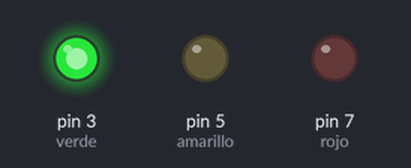
Simulated run of this sketch. Board: Arduino Uno, built with avr-gcc and run on an emulated ATmega328P. On the bench: output pins drawn as LEDs (lit = HIGH).

Above: at 2.5 s.
At 5.1 s:
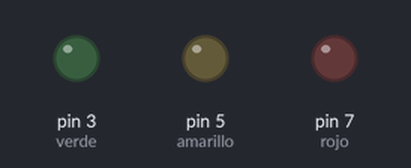
At 7.5 s:
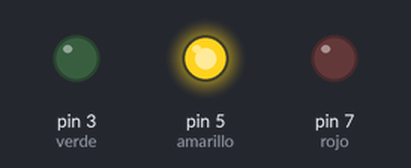
At 12.5 s:
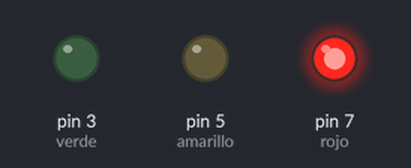
Timing chart, 0 to 20.8 s (numbered marks = the images above):
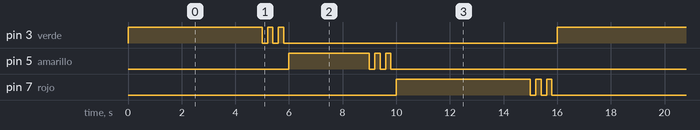

Measured:
- by itself, pin 3 (verde), pin 7 (rojo): repeats every 16.0 s: 2 × (LOW 0.20 s, HIGH 0.20 s), LOW 10.2 s, HIGH 5.0 s
- by itself, pin 5 (amarillo): repeats every 16.0 s: 2 × (LOW 0.20 s, HIGH 0.20 s), LOW 12.2 s, HIGH 3.0 s
- by itself, everything shown: repeats every 16.0 s, in 18 steps

The sketch:

E2_Simulacion_De_Semaforo.ino
```cpp
// arduino posee un led interno de pruebas en el pin digital 13

int verde= 3;
int amarillo=5;
int rojo=7;


void setup() {
  Serial.begin(9600);

  pinMode(verde,OUTPUT);
  pinMode(amarillo,OUTPUT);
  pinMode(rojo,OUTPUT);


}

void loop() {
  // put your main code here, to run repeatedly:
  digitalWrite(verde,HIGH);
  delay(5000);
  digitalWrite(verde,LOW);
  delay(200);
  ////
  digitalWrite(verde,HIGH);
  delay(200);
  digitalWrite(verde,LOW);
  delay(200);
  ////
  digitalWrite(verde,HIGH);
  delay(200);
  digitalWrite(verde,LOW);
  delay(200);
  ////
  digitalWrite(amarillo,HIGH);
  delay(3000);
  digitalWrite(amarillo,LOW);
  delay(200);
  /////
  digitalWrite(amarillo,HIGH);
  delay(200);
  digitalWrite(amarillo,LOW);
  delay(200);
  ///////
  digitalWrite(amarillo,HIGH);
  delay(200);
  digitalWrite(amarillo,LOW);
  delay(200);
  ////////
  digitalWrite(rojo,HIGH);
  delay(5000);
  digitalWrite(rojo,LOW);
  delay(200);
  ///////
  digitalWrite(rojo,HIGH);
  delay(200);
  digitalWrite(rojo,LOW);
  delay(200);
  ///////
  digitalWrite(rojo,HIGH);
  delay(200);
  digitalWrite(rojo,LOW);
  delay(200);
}
```
